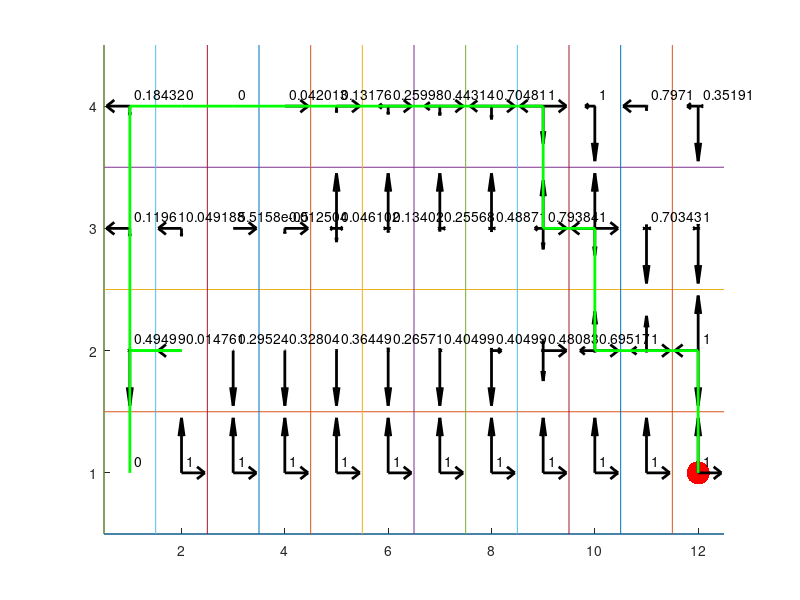
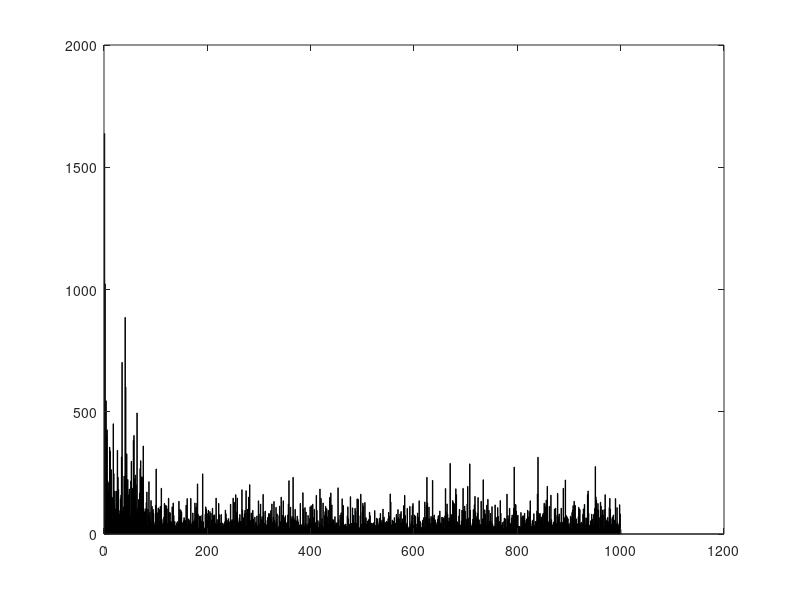

Write the MATLAB code that produced these figures, in order.

close all
clear all
clc

showAnim=0;

a=0.1; %alpha
g=0.7; %gamma

epsilon=0.1;

n_episodes=1000;

w = 12; % grid size width
h = 4;  % grid size height

G = [12 1]; %goal (terminal state)
C = [2 1; 3 1; 4 1; 5 1; 6 1; 7 1; 8 1; 9 1; 10 1; 11 1]; %cliff (terminal states)

R=zeros(w,h);
for i=1:w
    for j=1:h
        R(i,j)=-1;
    end
end
for i=1:length(C)
    R(C(i, 1), C(i, 2)) = -100;
end
R(G(1),G(2))=100;
Q=zeros(w,h,4);% 4 = the four directions you can move in (movedir)

move_to=[0 1; 0 -1; -1 0; 1 0];

E=linspace(epsilon,0,n_episodes);

for episode=1:n_episodes

    s=[];
    s(1,:)=[1 1];
    
    %epsilon=E(episode);
    
    if showAnim==1
        figure(1)
        cla
        axis([0.5 w+0.5 0.5 h+0.5])
        hold on
        for i=1:h
            plot([0.5 w+0.5],[i-0.5 i-0.5]);
        end;
        for i=1:w
            plot([i-0.5 i-0.5],[0.5 h+0.5]);
        end;
        plot(s(1,1),s(1,2),'g.','markersize',50);
        plot(G(1,1),G(1,2),'r.','markersize',50);
        for i1=1:w
            for i2=1:h
                str=num2str(max(Q(i1,i2,:)));
                text(i1+0.1,i2+0.1,str);
                quiver([i1 i1 i1 i1],[i2 i2 i2 i2],0.5*[0 0 -Q(i1,i2,3) Q(i1,i2,4)]/max(Q(i1,i2,:)),0.5*[Q(i1,i2,1) -Q(i1,i2,2) 0 0]/max(Q(i1,i2,:)),'k','linewidth',2);
            end;
        end;
    end;

    
    t=1;
    running = true;
    while running
        
        if rand<epsilon
            rn=randperm(4);%random move - four directions
            s(t+1,:)=s(t,:)+move_to(rn(1),:);
        else
            if  max(Q(s(t,1),s(t,2),:))==0
                rn=randperm(4);%random move - four directions
                s(t+1,:)=s(t,:)+move_to(rn(1),:);
            else
                [Y,I]=max(Q(s(t,1),s(t,2),:));
                s(t+1,:)=s(t,:)+move_to(I,:);
            end;
        end;
        
        if s(t+1,1)<1 || s(t+1,1)>w || s(t+1,2)<1 || s(t+1,2)>h
            s(t+1,:)=s(t,:);
        else
            
            dmov=s(t+1,:)-s(t,:);
            if dmov(1)==0 && dmov(2)==1
                movdir=1;
            elseif dmov(1)==0 && dmov(2)==-1
                movdir=2;
            elseif dmov(1)==-1 && dmov(2)==0
                movdir=3;
            elseif dmov(1)==1 && dmov(2)==0
                movdir=4;
            else
                movdir=0;
            end;
            
            if movdir~=0               
                Q(s(t,1),s(t,2),movdir)=Q(s(t,1),s(t,2),movdir) + a*(R(s(t+1,1),s(t+1,2))+g*max(Q(s(t+1,1),s(t+1,2),:))-Q(s(t,1),s(t,2),movdir));
            end;
            
            if showAnim==1
                figure(1)
                cla
                axis([0.5 w+0.5 0.5 h+0.5])
                hold on
                for i=1:h
                    plot([0.5 w+0.5],[i-0.5 i-0.5]);
                end;
                for i=1:w
                    plot([i-0.5 i-0.5],[0.5 h+0.5]);
                end;
                plot(G(1,1),G(1,2),'r.','markersize',50);
                plot(s(t+1,1),s(t+1,2),'g.','markersize',50);
                
                for i1=1:w
                    for i2=1:h
                        str=num2str(max(Q(i1,i2,:)));
                        text(i1+0.1,i2+0.1,str);
                        quiver([i1 i1 i1 i1],[i2 i2 i2 i2],0.5*[0 0 -Q(i1,i2,3) Q(i1,i2,4)]/max(Q(i1,i2,:)),0.5*[Q(i1,i2,1) -Q(i1,i2,2) 0 0]/max(Q(i1,i2,:)),'k','linewidth',2);
                    end;
                end;
            end;
            %pause(0.001)
            
            for i=1:length(C)
                if sum(abs(s(t+1,:) - C(i,:))) == 0 % fell off cliff
                    %disp("fell off cliff");
                    s(t+1,:)=[1 1];
                    %PL(episode)=t;
                    %break;
                    %running = false;
                end
            end
            if sum(abs(s(t+1,:) - G)) == 0 % reached goal
                PL(episode)=t;
                %disp("reached goal");
                %break;
                running = false;
            else
                t=t+1;
            end;
        end;

    end;
    %episode
end;

nom = normalize(Q, 'range');
Q = nom;

if showAnim==0
    figure
    axis([0.5 w+0.5 0.5 h+0.5])
    hold on
    
    for i=1:h
        plot([0.5 w+0.5],[i-0.5 i-0.5]);
    end;
    for i=1:w
        plot([i-0.5 i-0.5],[0.5 h+0.5]);
    end;
    
    plot(G(1,1),G(1,2),'r.','markersize',50);
    for i1=1:w
        for i2=1:h
            str=num2str(max(Q(i1,i2,:)));
            text(i1+0.1,i2+0.1,str);
            quiver([i1 i1 i1 i1],[i2 i2 i2 i2],0.5*[0 0 -Q(i1,i2,3) Q(i1,i2,4)]/max(Q(i1,i2,:)),0.5*[Q(i1,i2,1) -Q(i1,i2,2) 0 0]/max(Q(i1,i2,:)),'k','linewidth',2);
        end;
    end;
end;

figure(1)
plot(s(:,1),s(:,2),'g','linewidth',2)

figure
bar(PL)
